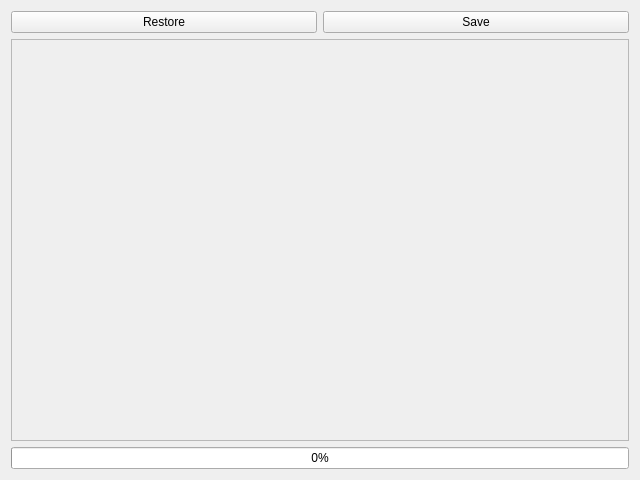
<?xml version="1.0" encoding="UTF-8"?>
<ui version="4.0">
 <class>XLSXEditor</class>
 <widget class="QWidget" name="XLSXEditor">
  <property name="geometry">
   <rect>
    <x>0</x>
    <y>0</y>
    <width>640</width>
    <height>480</height>
   </rect>
  </property>
  <property name="windowTitle">
   <string>XLSXEditor</string>
  </property>
    <layout class="QGridLayout" name="gridLayout_2" rowstretch="0,0,1,0">
   <item row="1" column="0">
    <layout class="QHBoxLayout" name="hbButtons">
     <item>
      <widget class="QPushButton" name="btnRestore">
       <property name="text">
        <string>Restore</string>
       </property>
      </widget>
     </item>
     <item>
      <widget class="QPushButton" name="btnSave">
       <property name="text">
        <string>Save</string>
       </property>
      </widget>
     </item>
    </layout>
   </item>
   <item row="2" column="0">
    <widget class="QScrollArea" name="scrollArea">
     <property name="widgetResizable">
      <bool>true</bool>
     </property>
     <widget class="QWidget" name="scrollWidget">
      <property name="geometry">
       <rect>
        <x>0</x>
        <y>0</y>
        <width>620</width>
        <height>422</height>
       </rect>
      </property>
      <layout class="QGridLayout" name="gridData"/>
     </widget>
    </widget>
   </item>
    <item row="3" column="0">
     <widget class="QProgressBar" name="progressBar">
      <property name="value">
        <number>0</number>
      </property>
      <property name="textVisible">
        <bool>true</bool>
      </property>
     </widget>
    </item>
  </layout>
 </widget>
 <resources/>
 <connections/>
</ui>
